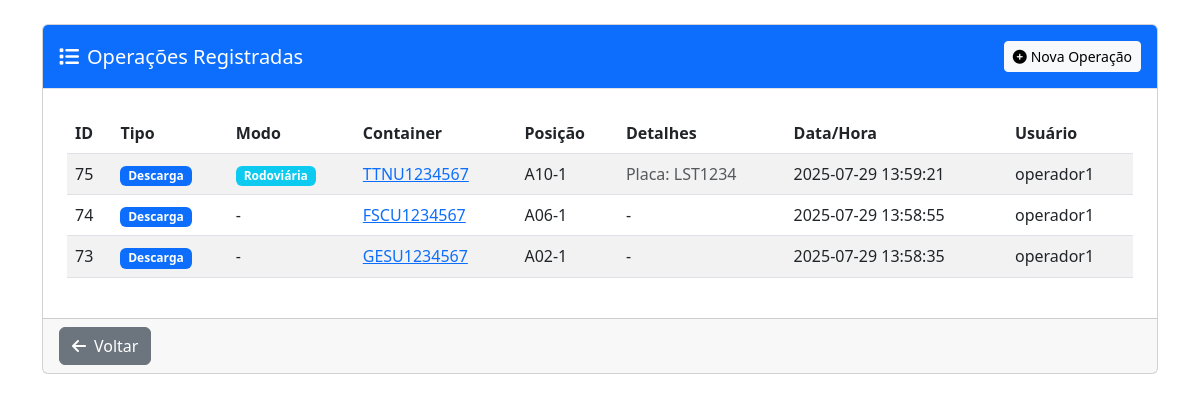
The page /operacoes/listar (signed in) on the database as committed earlier.
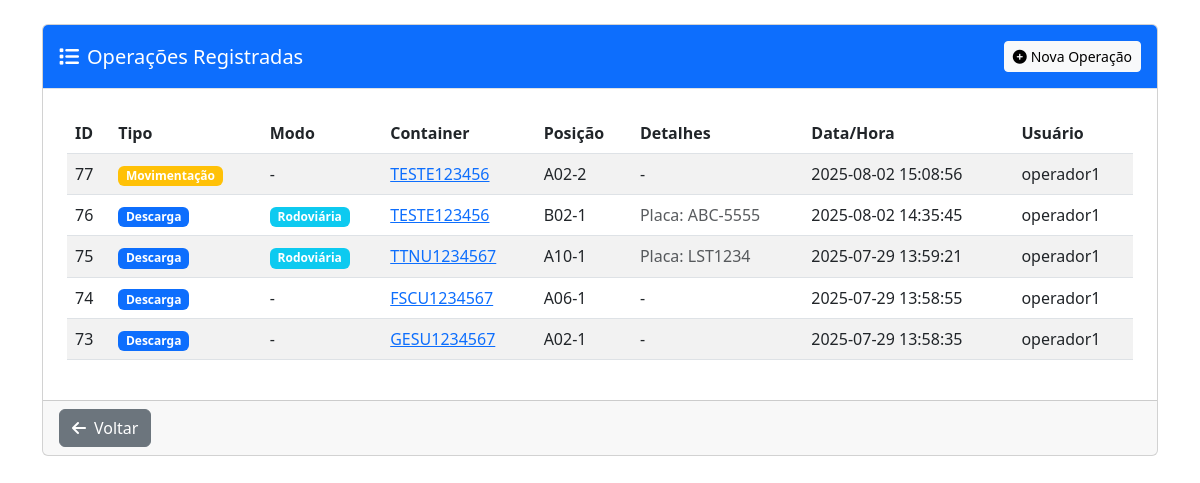
The same page on the database as committed later.
### tables this page shows
CREATE TABLE operacoes (
        id INTEGER PRIMARY KEY AUTOINCREMENT,
        tipo TEXT NOT NULL,  -- 'descarga', 'movimentacao', 'carregamento'
        modo TEXT,  -- 'ferrovia', 'rodoviaria' (para descarga e carregamento)
        container_id INTEGER NOT NULL,
        posicao TEXT NOT NULL,
        placa TEXT,  -- para modo rodoviário
        vagao TEXT,  -- para modo ferroviário
        data_operacao TEXT NOT NULL,
        usuario_id INTEGER NOT NULL,
        observacoes TEXT, posicao_anterior TEXT, resultado_vistoria TEXT,
        FOREIGN KEY(container_id) REFERENCES containers(id),
        FOREIGN KEY(usuario_id) REFERENCES usuarios(id)
    );

CREATE TABLE containers (
        id INTEGER PRIMARY KEY AUTOINCREMENT,
        numero TEXT UNIQUE NOT NULL,
        status TEXT NOT NULL DEFAULT 'no patio',
        posicao_atual TEXT,
        data_criacao TEXT NOT NULL,
        ultima_atualizacao TEXT NOT NULL
    , unidade TEXT DEFAULT 'principal', tipo_container TEXT, tamanho TEXT, capacidade TEXT, tara TEXT, armador TEXT, booking TEXT);

CREATE TABLE usuarios (
        id INTEGER PRIMARY KEY AUTOINCREMENT,
        username TEXT UNIQUE NOT NULL,
        email TEXT UNIQUE NOT NULL,
        password_hash TEXT NOT NULL,
        nivel TEXT NOT NULL,
        created_at TEXT NOT NULL,
        last_login TEXT,
        ultima_alteracao_senha TEXT
    , nome TEXT, unidade TEXT DEFAULT "Rio de Janeiro", senha_temporaria INTEGER DEFAULT 0, primeiro_login INTEGER DEFAULT 1);

### routes/operacoes.py (the view)
@operacoes_bp.route('/listar')
@login_required
def listar_operacoes():
    try:
        db = get_db()
        cursor = db.cursor()
        cursor.execute('''
            SELECT o.*, c.numero as container_numero, u.username as usuario_nome
            FROM operacoes o
            JOIN containers c ON o.container_id = c.id
            JOIN usuarios u ON o.usuario_id = u.id
            ORDER BY o.data_operacao DESC
        ''')
        operacoes = cursor.fetchall()
        return render_template('operacoes/listar_operacoes.html', operacoes=operacoes)
    except Exception as e:
        logger.error(f"Erro ao listar operações: {e}")
        flash(f'Erro ao listar operações: {str(e)}', 'danger')
        return redirect(url_for('operacoes.index'))

### auth/routes.py (called while the page is built)
def login_required(f):
    @wraps(f)
    def decorated_function(*args, **kwargs):
        if 'username' not in session:
            flash('Você precisa fazer login para acessar esta página', 'danger')
            return redirect(url_for('auth.login'))
        return f(*args, **kwargs)
    return decorated_function

### db.py (called while the page is built)
def get_db():
    if 'db' not in g:
        try:
            g.db = sqlite3.connect(
                current_app.config['DATABASE'],
                detect_types=sqlite3.PARSE_DECLTYPES,
                timeout=30.0,  # 30 segundos de timeout
                isolation_level=None  # Autocommit mode
            )
            g.db.execute('PRAGMA busy_timeout = 10000;')  # 10 segundos
            g.db.row_factory = sqlite3.Row
            logger.debug("Nova conexão com o banco de dados estabelecida")
        except sqlite3.Error as e:
            logger.error(f"Erro ao conectar ao banco de dados: {e}")
            raise
    return g.db

### utils/permissions.py (called while the page is built)
def get_user_role():
    role = session.get('role') or session.get('nivel')
    return role

def has_role(required_role):
    user_role = get_user_role()
    if not user_role or user_role not in ROLES:
        return False
    return ROLES[user_role] >= ROLES[required_role]

### templates/operacoes/listar_operacoes.html (shortened to what this page needs)
{% extends "base.html" %}
{% block content %}
<div class="container py-4">
    <div class="row">
        <div class="col-md-12 mb-4">
            <div class="card">
                <div class="card-header bg-primary text-white">
                    <div class="d-flex justify-content-between align-items-center">
                        <h5 class="card-title mb-0">
                            <i class="fas fa-list me-2"></i>Operações Registradas
                        </h5>
                        <a href="{{ url_for('operacoes.nova_operacao') }}" class="btn btn-sm btn-light">
                            <i class="fas fa-plus-circle me-1"></i>Nova Operação
                        </a>
                    </div>
                </div>
                <div class="card-body">
                    <div class="table-responsive">
                        <table class="table table-striped table-hover" id="tabelaOperacoes">
                            <thead>
                                <tr>
                                    <th>ID</th>
                                    <th>Tipo</th>
                                    <th>Modo</th>
                                    <th>Container</th>
                                    <th>Posição</th>
                                    <th>Detalhes</th>
                                    <th>Data/Hora</th>
                                    <th>Usuário</th>
                                </tr>
                            </thead>
                            <tbody>
                                {% for operacao in operacoes %}
                                <tr>
                                    <td>{{ operacao.id }}</td>
                                    <td>
                                        {% if operacao.tipo == 'descarga' %}
                                        <span class="badge bg-primary">Descarga</span>
                                        {% elif operacao.tipo == 'movimentacao' %}
                                        <span class="badge bg-warning">Movimentação</span>
                                        {% elif operacao.tipo == 'carregamento' %}
                                        <span class="badge bg-success">Carregamento</span>
                                        {% endif %}
                                    </td>
                                    <td>
                                        {% if operacao.modo == 'rodoviaria' %}
                                        <span class="badge bg-info">Rodoviária</span>
                                        {% elif operacao.modo == 'ferrovia' %}
                                        <span class="badge bg-secondary">Ferroviária</span>
                                        {% else %}
                                        <span>-</span>
                                        {% endif %}
                                    </td>
                                    <td>
                                        <a href="{{ url_for('operacoes.detalhe_container', container_id=operacao.container_id) }}">
                                            {{ operacao.container_numero }}
                                        </a>
                                    </td>
                                    <td>{{ operacao.posicao }}</td>
                                    <td>
                                        {% if operacao.modo == 'rodoviaria' and operacao.placa %}
                                        <span class="text-muted">Placa: {{ operacao.placa }}</span>
                                        {% elif operacao.modo == 'ferrovia' and operacao.vagao %}
                                        <span class="text-muted">Vagão: {{ operacao.vagao }}</span>
                                        {% else %}
                                        <span>-</span>
                                        {% endif %}
                                    </td>
                                    <td>{{ operacao.data_operacao }}</td>
                                    <td>{{ operacao.usuario_nome }}</td>
                                </tr>
                                {% endfor %}
                            </tbody>
                        </table>
                    </div>
                </div>
                <div class="card-footer">
                    <a href="{{ url_for('operacoes.index') }}" class="btn btn-secondary">
                        <i class="fas fa-arrow-left me-2"></i>Voltar
                    </a>
                </div>
            </div>
        </div>
    </div>
</div>
{% endblock %}

### templates/base.html (shortened to what this page needs)
<!DOCTYPE html>
<html lang="pt-BR">
<head>
    <link href="https://cdn.jsdelivr.net/npm/bootstrap@5.3.0/dist/css/bootstrap.min.css" rel="stylesheet">
    <link rel="stylesheet" href="https://cdnjs.cloudflare.com/ajax/libs/font-awesome/6.4.0/css/all.min.css">
    <link rel="stylesheet" href="https://cdn.jsdelivr.net/npm/sweetalert2@11.7.0/dist/sweetalert2.min.css">
</head>
<body>
    {% block content %}{% endblock %}
</body>
</html>

### templates/base.html (style rules this page uses)
.card-header { background-color: #f8f9fa; border-bottom: 1px solid #dee2e6; padding: 1rem; }
.card-body { padding: 1.5rem; }

Rows that differ between the two databases and show on the page:
added operacoes: id "77", tipo "Movimentação", container_numero "TESTE123456", posicao "A02-2", data_operacao "2025-08-02 15:08:56", usuario_nome "operador1"
added operacoes: id "76", tipo "Descarga", modo "Rodoviária", container_numero "TESTE123456", posicao "B02-1", placa "ABC-5555", data_operacao "2025-08-02 14:35:45", usuario_nome "operador1"
